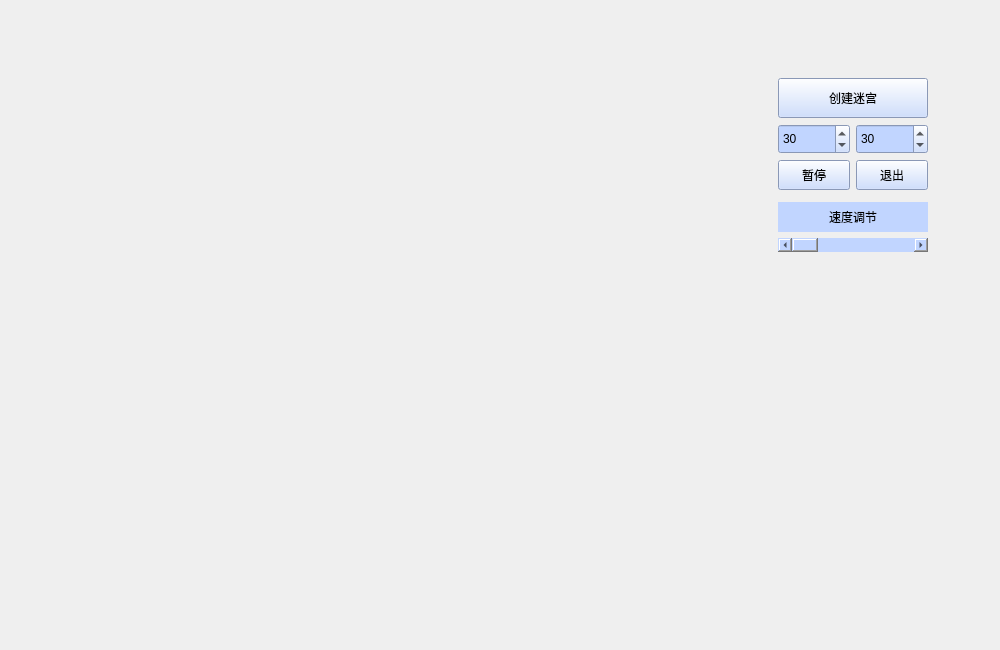
<?xml version="1.0" encoding="UTF-8"?>
<ui version="4.0">
 <class>Maze</class>
 <widget class="QWidget" name="Maze">
  <property name="geometry">
   <rect>
    <x>0</x>
    <y>0</y>
    <width>1000</width>
    <height>650</height>
   </rect>
  </property>
  <property name="minimumSize">
   <size>
    <width>1000</width>
    <height>650</height>
   </size>
  </property>
  <property name="maximumSize">
   <size>
    <width>16777215</width>
    <height>16777215</height>
   </size>
  </property>
  <property name="windowTitle">
   <string>Maze</string>
  </property>
  <layout class="QGridLayout" name="gridLayout_3">
   <item row="0" column="0">
    <widget class="QStackedWidget" name="stackedWidget">
     <property name="minimumSize">
      <size>
       <width>700</width>
       <height>600</height>
      </size>
     </property>
     <property name="currentIndex">
      <number>0</number>
     </property>
     <widget class="QWidget" name="page">
      <layout class="QHBoxLayout" name="horizontalLayout">
       <item>
        <layout class="QGridLayout" name="gridLayout_2">
         <item row="2" column="1">
          <widget class="QSpinBox" name="spinBox">
           <property name="minimumSize">
            <size>
             <width>50</width>
             <height>30</height>
            </size>
           </property>
           <property name="maximumSize">
            <size>
             <width>100</width>
             <height>50</height>
            </size>
           </property>
           <property name="styleSheet">
            <string notr="true">#spinBox{
	background-color:rgb(193, 213, 255);
}</string>
           </property>
           <property name="maximum">
            <number>50</number>
           </property>
           <property name="value">
            <number>30</number>
           </property>
          </widget>
         </item>
         <item row="1" column="3">
          <spacer name="horizontalSpacer_2">
           <property name="orientation">
            <enum>Qt::Orientation::Horizontal</enum>
           </property>
           <property name="sizeType">
            <enum>QSizePolicy::Policy::Maximum</enum>
           </property>
           <property name="sizeHint" stdset="0">
            <size>
             <width>100</width>
             <height>20</height>
            </size>
           </property>
          </spacer>
         </item>
         <item row="0" column="1" colspan="2">
          <spacer name="verticalSpacer_3">
           <property name="orientation">
            <enum>Qt::Orientation::Vertical</enum>
           </property>
           <property name="sizeType">
            <enum>QSizePolicy::Policy::Maximum</enum>
           </property>
           <property name="sizeHint" stdset="0">
            <size>
             <width>100</width>
             <height>50</height>
            </size>
           </property>
          </spacer>
         </item>
         <item row="7" column="2">
          <spacer name="verticalSpacer_2">
           <property name="orientation">
            <enum>Qt::Orientation::Vertical</enum>
           </property>
           <property name="sizeType">
            <enum>QSizePolicy::Policy::Minimum</enum>
           </property>
           <property name="sizeHint" stdset="0">
            <size>
             <width>43</width>
             <height>350</height>
            </size>
           </property>
          </spacer>
         </item>
         <item row="6" column="1" colspan="2">
          <widget class="QScrollBar" name="horizontalScrollBar">
           <property name="styleSheet">
            <string notr="true">#horizontalScrollBar{
	background-color:rgb(193, 213, 255);
}</string>
           </property>
           <property name="minimum">
            <number>1</number>
           </property>
           <property name="maximum">
            <number>100</number>
           </property>
           <property name="orientation">
            <enum>Qt::Orientation::Horizontal</enum>
           </property>
          </widget>
         </item>
         <item row="1" column="1" colspan="2">
          <widget class="QPushButton" name="pushButton">
           <property name="minimumSize">
            <size>
             <width>150</width>
             <height>40</height>
            </size>
           </property>
           <property name="maximumSize">
            <size>
             <width>220</width>
             <height>55</height>
            </size>
           </property>
           <property name="styleSheet">
            <string notr="true">#pushButton{
	background-color:rgb(193, 213, 255);
}</string>
           </property>
           <property name="text">
            <string>创建迷宫</string>
           </property>
          </widget>
         </item>
         <item row="2" column="2">
          <widget class="QSpinBox" name="spinBox_2">
           <property name="minimumSize">
            <size>
             <width>50</width>
             <height>30</height>
            </size>
           </property>
           <property name="maximumSize">
            <size>
             <width>100</width>
             <height>50</height>
            </size>
           </property>
           <property name="styleSheet">
            <string notr="true">#spinBox_2{
	background-color:rgb(193, 213, 255);
}</string>
           </property>
           <property name="maximum">
            <number>80</number>
           </property>
           <property name="value">
            <number>30</number>
           </property>
          </widget>
         </item>
         <item row="7" column="1">
          <spacer name="verticalSpacer">
           <property name="orientation">
            <enum>Qt::Orientation::Vertical</enum>
           </property>
           <property name="sizeHint" stdset="0">
            <size>
             <width>43</width>
             <height>350</height>
            </size>
           </property>
          </spacer>
         </item>
         <item row="0" column="0" rowspan="8">
          <widget class="QWidget" name="widget" native="true">
           <property name="minimumSize">
            <size>
             <width>750</width>
             <height>600</height>
            </size>
           </property>
           <property name="maximumSize">
            <size>
             <width>16777215</width>
             <height>16777215</height>
            </size>
           </property>
           <layout class="QGridLayout" name="gridLayout">
            <item row="0" column="0">
             <widget class="QLabel" name="label_2">
              <property name="minimumSize">
               <size>
                <width>0</width>
                <height>300</height>
               </size>
              </property>
              <property name="text">
               <string/>
              </property>
              <property name="pixmap">
               <pixmap resource="MyWidget.qrc">:/images/images/maze.jpg</pixmap>
              </property>
              <property name="scaledContents">
               <bool>false</bool>
              </property>
              <property name="alignment">
               <set>Qt::AlignmentFlag::AlignCenter</set>
              </property>
             </widget>
            </item>
           </layout>
          </widget>
         </item>
         <item row="5" column="1" colspan="2">
          <widget class="QLabel" name="label">
           <property name="minimumSize">
            <size>
             <width>100</width>
             <height>30</height>
            </size>
           </property>
           <property name="styleSheet">
            <string notr="true">#label{
	background-color:rgb(193, 213, 255);
}</string>
           </property>
           <property name="text">
            <string>速度调节</string>
           </property>
           <property name="alignment">
            <set>Qt::AlignmentFlag::AlignCenter</set>
           </property>
          </widget>
         </item>
         <item row="3" column="1">
          <widget class="QPushButton" name="pushButton_2">
           <property name="minimumSize">
            <size>
             <width>60</width>
             <height>30</height>
            </size>
           </property>
           <property name="styleSheet">
            <string notr="true">#pushButton_2{
	background-color:rgb(193, 213, 255);
}</string>
           </property>
           <property name="text">
            <string>暂停</string>
           </property>
          </widget>
         </item>
         <item row="3" column="2">
          <widget class="QPushButton" name="pushButton_3">
           <property name="minimumSize">
            <size>
             <width>60</width>
             <height>30</height>
            </size>
           </property>
           <property name="styleSheet">
            <string notr="true">#pushButton_3{
	background-color:rgb(193, 213, 255);
}</string>
           </property>
           <property name="text">
            <string>退出</string>
           </property>
          </widget>
         </item>
        </layout>
       </item>
      </layout>
     </widget>
     <widget class="QWidget" name="page_2"/>
    </widget>
   </item>
  </layout>
 </widget>
 <layoutdefault spacing="6" margin="11"/>
 <resources>
  <include location="MyWidget.qrc"/>
  <include location="MyWidget.qrc"/>
 </resources>
 <connections>
  <connection>
   <sender>pushButton</sender>
   <signal>clicked()</signal>
   <receiver>Maze</receiver>
   <slot>CreateMaze()</slot>
   <hints>
    <hint type="sourcelabel">
     <x>929</x>
     <y>119</y>
    </hint>
    <hint type="destinationlabel">
     <x>201</x>
     <y>402</y>
    </hint>
   </hints>
  </connection>
  <connection>
   <sender>horizontalScrollBar</sender>
   <signal>sliderReleased()</signal>
   <receiver>Maze</receiver>
   <slot>VChange()</slot>
   <hints>
    <hint type="sourcelabel">
     <x>882</x>
     <y>249</y>
    </hint>
    <hint type="destinationlabel">
     <x>857</x>
     <y>670</y>
    </hint>
   </hints>
  </connection>
  <connection>
   <sender>pushButton_2</sender>
   <signal>clicked()</signal>
   <receiver>Maze</receiver>
   <slot>Control()</slot>
   <hints>
    <hint type="sourcelabel">
     <x>835</x>
     <y>182</y>
    </hint>
    <hint type="destinationlabel">
     <x>702</x>
     <y>722</y>
    </hint>
   </hints>
  </connection>
  <connection>
   <sender>pushButton_3</sender>
   <signal>clicked()</signal>
   <receiver>Maze</receiver>
   <slot>MyExit()</slot>
   <hints>
    <hint type="sourcelabel">
     <x>905</x>
     <y>178</y>
    </hint>
    <hint type="destinationlabel">
     <x>503</x>
     <y>751</y>
    </hint>
   </hints>
  </connection>
 </connections>
 <slots>
  <slot>CreateMaze()</slot>
  <slot>Control()</slot>
  <slot>VChange()</slot>
  <slot>MyExit()</slot>
 </slots>
</ui>
